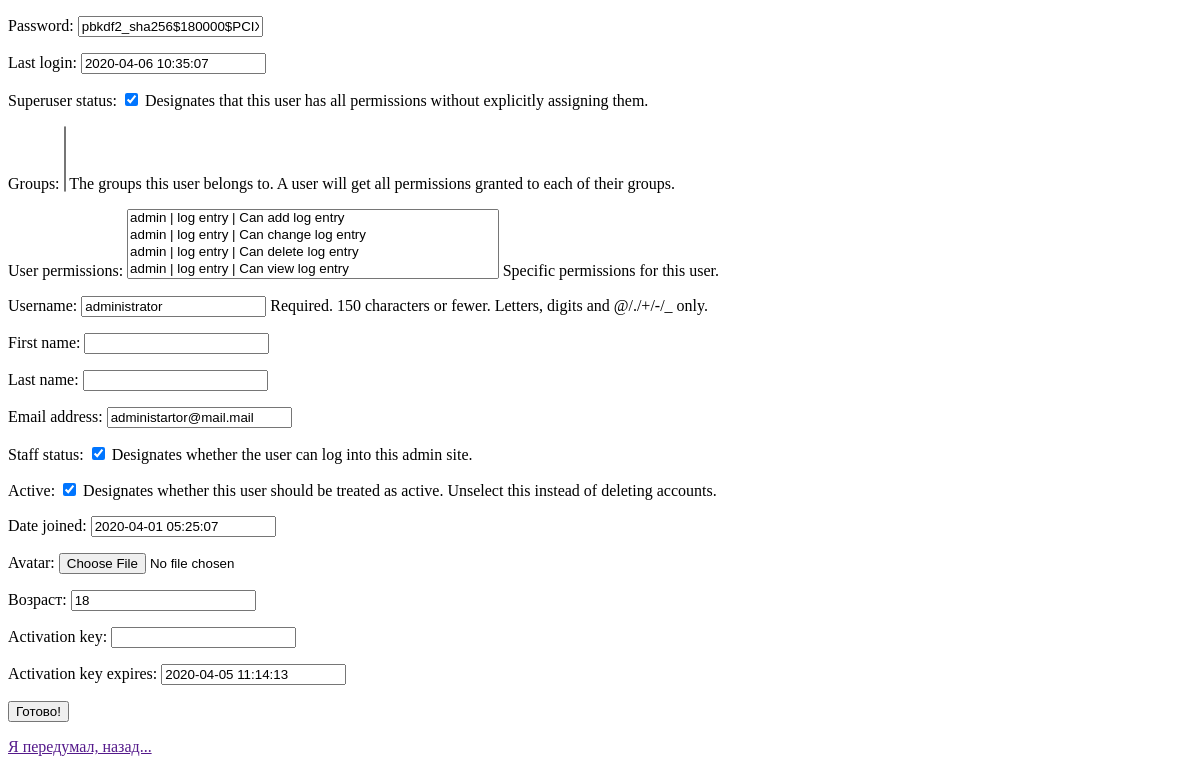
/adminapp/product/user_update/3 (signed in), run on an earlier commit of the app's database.
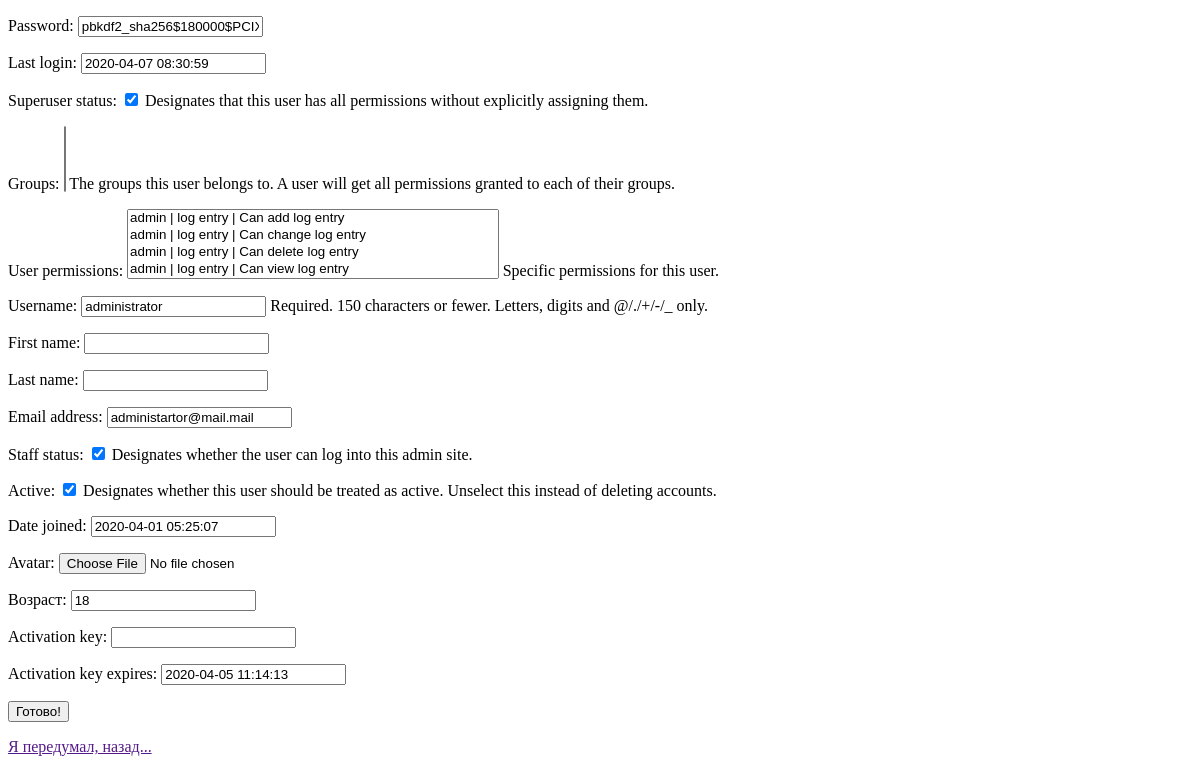
And on a later commit of the database.
### authapp/models.py (models this page shows, shortened)
class ShopUser(AbstractUser):
    class Meta:
        verbose_name = 'Пользователь'
        verbose_name_plural = 'Пользователи'
    avatar = models.ImageField(upload_to='user_avatars', blank=True)
    age = models.PositiveIntegerField(verbose_name='Возраст', default=18)
    activation_key = models.CharField(max_length=128, blank=True)
    activation_key_expires = models.DateTimeField(default=get_exp())

### adminapp/views.py (the view)
# urls.py: path('product/user_update/<pk>', UserUpdateView.as_view(), name='user_update'),
class UserUpdateView(IsUserAdminView, UpdateView):
    model = ShopUser
    template_name = 'adminapp/update.html'
    fields = '__all__'
    success_url = reverse_lazy('adminapp:user')

### adminapp/views.py (called while the page is built)
    def test_func(self):
        return self.request.user.is_superuser

### adminapp/templates/adminapp/update.html (shortened to what this page needs)
{% extends 'adminapp/adminAppBase.html' %}
{% block body %}
    <form class = "form-horizontal" method="POST" enctype = "multipart/form-data">
        {{ form.as_p}}
        <input type="submit" value="Готово!">
    </form>
    <p><a href="{{ request.META.HTTP_REFERER }}">Я передумал, назад...</a></p>
{% endblock %}

What changed in the data, as far as the page shows it:
changed ShopUser "pbkdf2_sha256$180000$PCIXbh9dbjun$MX4Cdz0Os0AbbNZ0w/rKE5XFsS9ypwnwG39rOXR0JQ8=": last_login "2020-04-06 10:35:07" → "2020-04-07 08:30:59"
